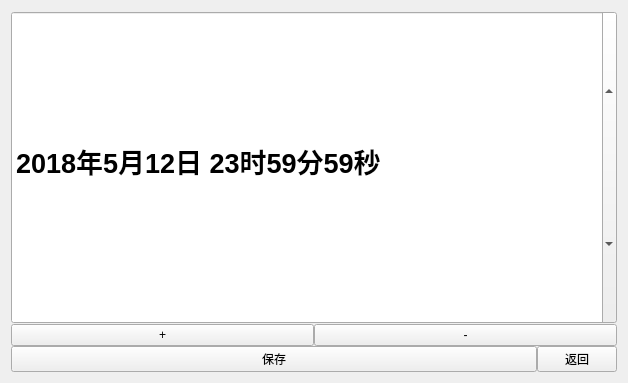
<?xml version="1.0" encoding="UTF-8"?>
<ui version="4.0">
 <class>setupdatetime</class>
 <widget class="QWidget" name="setupdatetime">
  <property name="geometry">
   <rect>
    <x>0</x>
    <y>0</y>
    <width>628</width>
    <height>383</height>
   </rect>
  </property>
  <property name="windowTitle">
   <string>Form</string>
  </property>
  <layout class="QGridLayout" name="gridLayout">
   <item row="0" column="0">
    <layout class="QVBoxLayout" name="verticalLayout" stretch="3,1,1">
     <property name="spacing">
      <number>0</number>
     </property>
     <item>
      <widget class="QDateTimeEdit" name="dateTimeEdit">
       <property name="enabled">
        <bool>true</bool>
       </property>
       <property name="sizePolicy">
        <sizepolicy hsizetype="Expanding" vsizetype="Minimum">
         <horstretch>0</horstretch>
         <verstretch>0</verstretch>
        </sizepolicy>
       </property>
       <property name="font">
        <font>
         <pointsize>20</pointsize>
         <weight>75</weight>
         <italic>false</italic>
         <bold>true</bold>
         <strikeout>false</strikeout>
         <kerning>true</kerning>
        </font>
       </property>
       <property name="dateTime">
        <datetime>
         <hour>23</hour>
         <minute>59</minute>
         <second>59</second>
         <year>2018</year>
         <month>5</month>
         <day>12</day>
        </datetime>
       </property>
       <property name="date">
        <date>
         <year>2018</year>
         <month>5</month>
         <day>12</day>
        </date>
       </property>
       <property name="time">
        <time>
         <hour>23</hour>
         <minute>59</minute>
         <second>59</second>
        </time>
       </property>
       <property name="minimumDateTime">
        <datetime>
         <hour>0</hour>
         <minute>0</minute>
         <second>0</second>
         <year>2010</year>
         <month>1</month>
         <day>1</day>
        </datetime>
       </property>
       <property name="maximumDate">
        <date>
         <year>2020</year>
         <month>12</month>
         <day>31</day>
        </date>
       </property>
       <property name="minimumDate">
        <date>
         <year>2010</year>
         <month>1</month>
         <day>1</day>
        </date>
       </property>
       <property name="maximumTime">
        <time>
         <hour>23</hour>
         <minute>59</minute>
         <second>59</second>
        </time>
       </property>
       <property name="displayFormat">
        <string>yyyy年M月d日 HH时mm分ss秒</string>
       </property>
      </widget>
     </item>
     <item>
      <layout class="QHBoxLayout" name="horizontalLayout">
       <property name="spacing">
        <number>0</number>
       </property>
       <item>
        <widget class="QPushButton" name="p_buttonPlus">
         <property name="text">
          <string>+</string>
         </property>
        </widget>
       </item>
       <item>
        <widget class="QPushButton" name="p_buttonSub">
         <property name="text">
          <string>-</string>
         </property>
        </widget>
       </item>
      </layout>
     </item>
     <item>
      <layout class="QHBoxLayout" name="horizontalLayout_2" stretch="2,0">
       <property name="spacing">
        <number>0</number>
       </property>
       <item>
        <widget class="QPushButton" name="pushButton_2">
         <property name="text">
          <string>保存</string>
         </property>
        </widget>
       </item>
       <item>
        <widget class="QPushButton" name="pushButton">
         <property name="text">
          <string>返回</string>
         </property>
        </widget>
       </item>
      </layout>
     </item>
    </layout>
   </item>
  </layout>
  <zorder>pushButton</zorder>
 </widget>
 <resources/>
 <connections/>
</ui>
